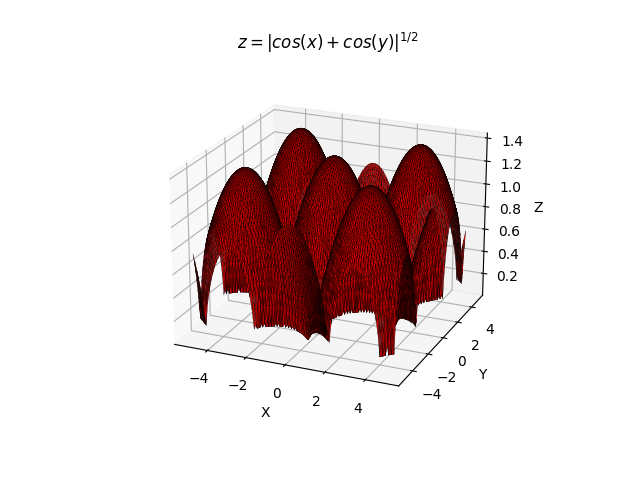

Write Python code to recreate this figure.
import matplotlib.pyplot as plt
import numpy as np

fig = plt.figure()
ax = fig.add_subplot(111, projection='3d')

x = np.arange(-5, 5, .1)
y = np.arange(-5, 5, .1)
x, y = np.meshgrid(x, y)
z = (np.abs(np.cos(x) + np.cos(y)))**0.5

ax.plot_trisurf(x.flatten(), y.flatten(), z.flatten(), color = 'red', edgecolor = 'k', linewidth = 0.2)
ax.set_title('$z = |cos(x) + cos(y)|^{1/2}$')
ax.set_xlabel('X')
ax.set_ylabel('Y')
ax.set_zlabel('Z')

plt.show()
